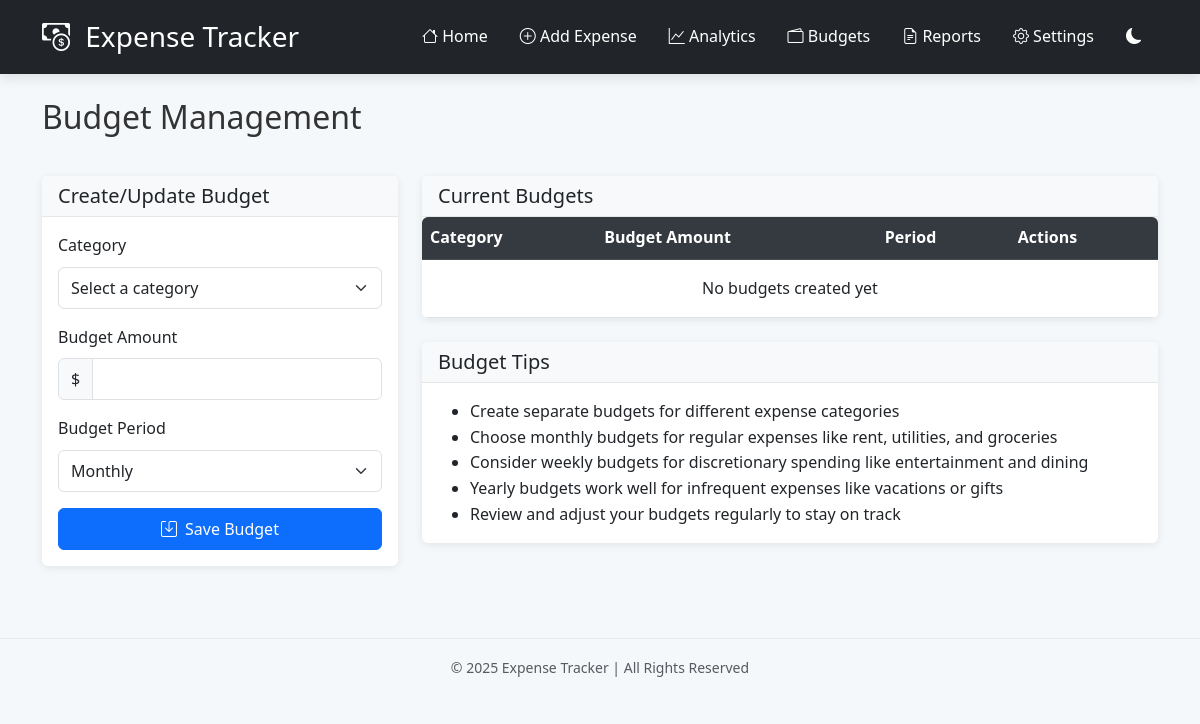
The page /budgets on the database as committed earlier.
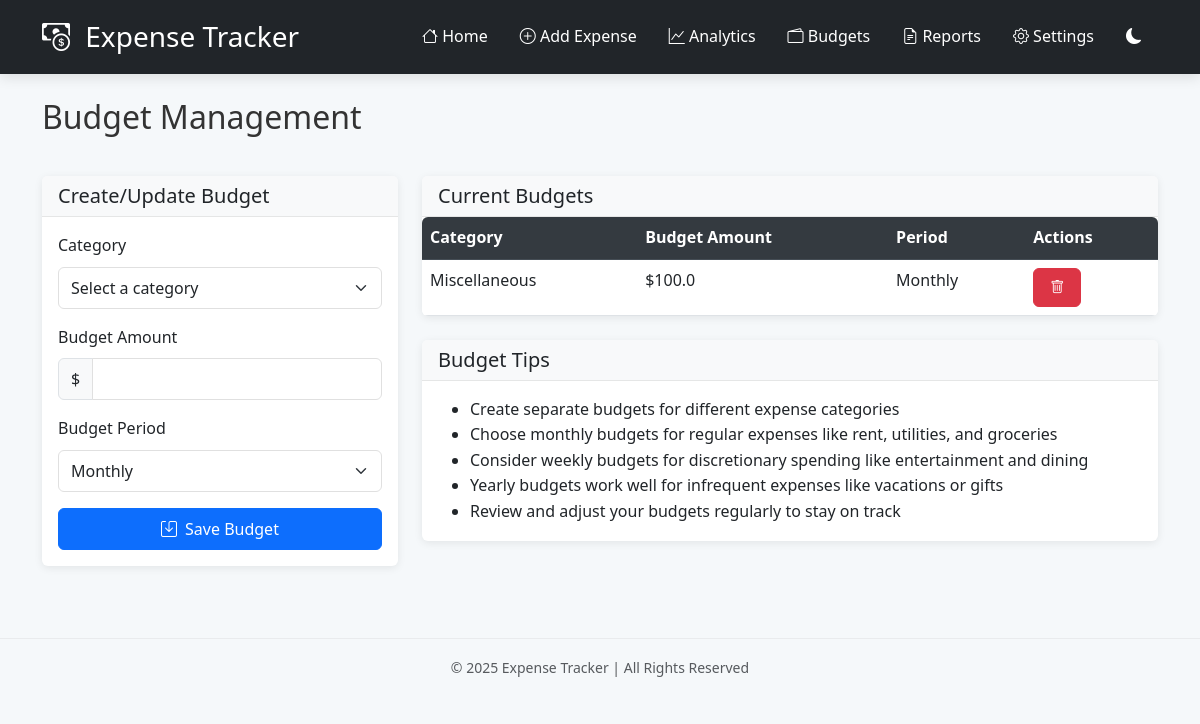
The same page on the database as committed later.
### tables this page shows
CREATE TABLE budgets (
                id INTEGER PRIMARY KEY AUTOINCREMENT,
                category TEXT NOT NULL UNIQUE,
                amount REAL NOT NULL,
                period TEXT NOT NULL
            );

### app.py (the view, shortened to what this page needs)
@app.route('/budgets', methods=['GET', 'POST'])
def manage_budgets():
    with get_db_connection() as conn:
        budgets = conn.execute('SELECT * FROM budgets ORDER BY category').fetchall()
        categories = conn.execute('SELECT DISTINCT category FROM expenses').fetchall()
        categories = [c['category'] for c in categories] + [c for c in EXPENSE_CATEGORIES if c not in categories]
    currency_code = session.get('currency', 'USD')
    currency = CURRENCIES[currency_code]
    return render_template('budgets.html',
                          budgets=budgets,
                          categories=sorted(set(categories)),
                          currency=currency,
                          currency_code=currency_code)

### app.py (called while the page is built)
@contextmanager
def get_db_connection():
    conn = sqlite3.connect('expenses.db')
    conn.row_factory = sqlite3.Row
    try:
        yield conn
    finally:
        conn.close()

### templates/budgets.html (shortened to what this page needs)
{% extends "layout.html" %}
{% block content %}
<div class="row mb-4">
    <div class="col">
        <h2 class="mb-3">Budget Management</h2>
    </div>
</div>
<div class="row">
    <div class="col-md-4 mb-4">
        <div class="card shadow-sm">
            <div class="card-header bg-light">
                <h5 class="card-title mb-0">Create/Update Budget</h5>
            </div>
            <div class="card-body">
                <form method="POST">
                    <div class="mb-3">
                        <label for="category" class="form-label">Category</label>
                        <select class="form-select" id="category" name="category" required>
                            <option value="" disabled selected>Select a category</option>
                        </select>
                    </div>
                    <div class="mb-3">
                        <label for="amount" class="form-label">Budget Amount</label>
                        <div class="input-group">
                            <span class="input-group-text">{{ currency.symbol }}</span>
                            <input type="number" class="form-control" id="amount" name="amount" step="0.01" min="0.01" required>
                        </div>
                    </div>
                    <div class="mb-3">
                        <label for="period" class="form-label">Budget Period</label>
                        <select class="form-select" id="period" name="period">
                            <option value="monthly" selected>Monthly</option>
                        </select>
                    </div>
                    <div class="d-grid">
                        <button type="submit" class="btn btn-primary">
                            <i class="bi bi-save me-2"></i>Save Budget
                        </button>
                    </div>
                </form>
            </div>
        </div>
    </div>
    <div class="col-md-8">
        <div class="card shadow-sm">
            <div class="card-header bg-light">
                <h5 class="card-title mb-0">Current Budgets</h5>
            </div>
            <div class="card-body p-0">
                <div class="table-responsive">
                    <table class="table table-hover mb-0">
                        <thead class="table-light">
                            <tr>
                                <th>Category</th>
                                <th>Budget Amount</th>
                                <th>Period</th>
                                <th>Actions</th>
                            </tr>
                        </thead>
                        <tbody>
                            {% for budget in budgets %}
                            <tr>
                                <td>{{ budget.category }}</td>
                                <td>{{ currency.symbol }}{{ budget.amount|round(2) }}</td>
                                <td>{{ budget.period.capitalize() }}</td>
                                <td>
                                    <form action="{{ url_for('delete_budget', id=budget.id) }}" method="POST" style="display: inline;">
                                        <button type="submit" class="btn btn-sm btn-danger" onclick="return confirm('Are you sure you want to delete this budget?')">
                                            <i class="bi bi-trash"></i>
                                        </button>
                                    </form>
                                </td>
                            </tr>
                            {% else %}
                            <tr>
                                <td colspan="4" class="text-center py-3">No budgets created yet</td>
                            </tr>
                            {% endfor %}
                        </tbody>
                    </table>
                </div>
            </div>
        </div>
        <div class="card shadow-sm mt-4">
            <div class="card-header bg-light">
                <h5 class="card-title mb-0">Budget Tips</h5>
            </div>
            <div class="card-body">
                <ul class="mb-0">
                    <li>Create separate budgets for different expense categories</li>
                    <li>Choose monthly budgets for regular expenses like rent, utilities, and groceries</li>
                    <li>Consider weekly budgets for discretionary spending like entertainment and dining</li>
                    <li>Yearly budgets work well for infrequent expenses like vacations or gifts</li>
                    <li>Review and adjust your budgets regularly to stay on track</li>
                </ul>
            </div>
        </div>
    </div>
</div>
{% endblock %}

### templates/layout.html (shortened to what this page needs)
<!DOCTYPE html>
<html lang="en" data-bs-theme="{{ 'dark' if request.cookies.get('theme') == 'freaky' else request.cookies.get('theme', 'light') }}" class="{{ 'freaky-mode' if request.cookies.get('theme') == 'freaky' else '' }}">
<head>
    <link href="https://cdn.jsdelivr.net/npm/bootstrap@5.3.0/dist/css/bootstrap.min.css" rel="stylesheet">
    <link rel="stylesheet" href="https://cdn.jsdelivr.net/npm/bootstrap-icons@1.10.0/font/bootstrap-icons.css">
    <link rel="stylesheet" href="{{ url_for('static', filename='style.css') }}">
</head>
<body>
    <header class="bg-dark text-white py-3 shadow">
        <div class="container">
            <div class="d-flex justify-content-between align-items-center">
                <h1 class="h3 mb-0">
                    <i class="bi bi-cash-coin me-2"></i> Expense Tracker
                </h1>
                <nav>
                    <ul class="nav">
                        <li class="nav-item">
                            <a href="{{ url_for('index') }}" class="nav-link text-white">
                                <i class="bi bi-house"></i> Home
                            </a>
                        </li>
                        <li class="nav-item">
                            <a href="{{ url_for('add_expense') }}" class="nav-link text-white">
                                <i class="bi bi-plus-circle"></i> Add Expense
                            </a>
                        </li>
                        <li class="nav-item">
                            <a href="{{ url_for('analytics') }}" class="nav-link text-white">
                                <i class="bi bi-graph-up"></i> Analytics
                            </a>
                        </li>
                        <li class="nav-item">
                            <a href="{{ url_for('manage_budgets') }}" class="nav-link text-white">
                                <i class="bi bi-wallet2"></i> Budgets
                            </a>
                        </li>
                        <li class="nav-item">
                            <a href="{{ url_for('reports') }}" class="nav-link text-white">
                                <i class="bi bi-file-earmark-text"></i> Reports
                            </a>
                        </li>
                        <li class="nav-item">
                            <a href="{{ url_for('settings') }}" class="nav-link text-white">
                                <i class="bi bi-gear"></i> Settings
                            </a>
                        </li>
                        <li class="nav-item">
                            <form method="POST" action="{{ url_for('toggle_theme') }}" class="d-inline">
                                <button type="submit" class="nav-link text-white bg-transparent border-0">
                                    {% if request.cookies.get('theme') == 'dark' %}
                                    <i class="bi bi-sun-fill"></i>
                                    {% elif request.cookies.get('theme') == 'freaky' %}
                                    <i class="bi bi-emoji-neutral-fill"></i>
                                    {% else %}
                                    <i class="bi bi-moon-fill"></i>
                                    {% endif %}
                                </button>
                            </form>
                        </li>
                    </ul>
                </nav>
            </div>
        </div>
    </header>
    <main class="container my-4">
        {% block content %}{% endblock %}
    </main>
    <footer class="py-3 mt-5">
        <div class="container text-center text-muted">
            <small>&copy; 2025 Expense Tracker | All Rights Reserved</small>
        </div>
    </footer>
</body>
</html>

### static/style.css (style rules this page uses)
:root { --primary-color: #0d6efd; --primary-hover: #0b5ed7; --secondary-color: #6c757d; --success-color: #28a745; --danger-color: #dc3545; --warning-color: #ffc107; --info-color: #17a2b8; --light-color: #f8f9fa; --dark-color: #343a40; --border-radius: 0.375rem; --box-shadow: 0 0.5rem 1rem rgba(0, 0, 0, 0.15); }
body { background-color: #f5f8fa; font-family: 'Segoe UI', Tahoma, Geneva, Verdana, sans-serif; color: #333; line-height: 1.6; }
header { box-shadow: 0 2px 10px rgba(0, 0, 0, 0.1); }
.card { border: none; border-radius: var(--border-radius); box-shadow: 0 2px 8px rgba(0, 0, 0, 0.08); transition: transform 0.2s, box-shadow 0.2s; }
.card-header { background-color: rgba(0, 0, 0, 0.03); border-bottom: 1px solid rgba(0, 0, 0, 0.08); }
.table-responsive { border-radius: var(--border-radius); overflow: hidden; }
.table thead th { background-color: var(--dark-color); color: white; border-color: #454d55; }
.form-control, .form-select { border-radius: var(--border-radius); border-color: #e0e0e0; padding: 0.5rem 0.75rem; }
.btn { border-radius: var(--border-radius); padding: 0.5rem 1rem; font-weight: 500; transition: all 0.2s; }
.btn-primary { background-color: var(--primary-color); border-color: var(--primary-color); }
.shadow-sm { box-shadow: 0 2px 8px rgba(0, 0, 0, 0.08) !important; }
.shadow { box-shadow: 0 4px 12px rgba(0, 0, 0, 0.1) !important; }
select.form-select { background-repeat: no-repeat; background-position: right 0.75rem center; background-size: 16px 12px; }
footer { border-top: 1px solid rgba(0, 0, 0, 0.05); }
.form-select { min-width: 150px; padding: 0.5rem 0.75rem; height: auto; }

Rows that differ between the two databases and show on the page:
added budgets: category "Miscellaneous", symbol "$", amount "100.0", period "Monthly"
Other text that changed with them:
text no longer shown: "No budgets created yet"
